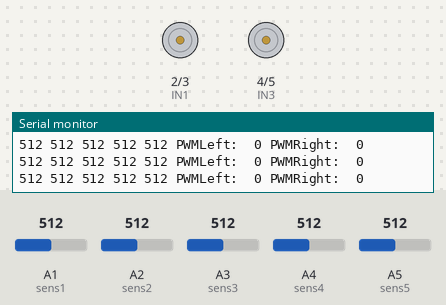
A sketch run on a simulated Arduino Uno, built with avr-gcc and run on an emulated ATmega328P. On the bench: motor-driver pin pairs drawn as motors (green arrow = first pin HIGH = forward, orange = second pin HIGH = backward, longer = more drive, scaled by the enable pin), the last lines printed to the serial monitor. The test bench sets the inputs (shaded band); at power-on: A2 (sens2) = 512, A1 (sens1) = 512, A3 (sens3) = 512, A4 (sens4) = 512, A5 (sens5) = 512.

Above: at 10.8 s.
10.9 s: A2 (sens2) set to 215
13.9 s: A2 (sens2) set to 185
At 14.3 s:
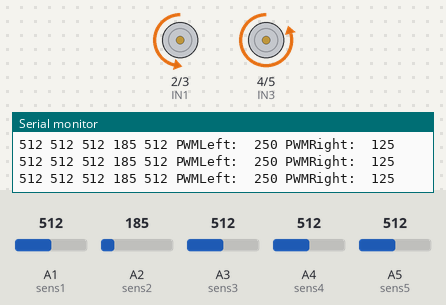
15.4 s: A1 (sens1) set to 217
18.4 s: A1 (sens1) set to 181
At 19.6 s:
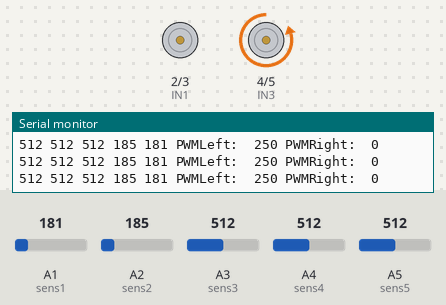
19.9 s: A3 (sens3) set to 110
21.4 s: A3 (sens3) set to 93
Timing chart, 0 to 24.4 s (numbered marks = the images above; inputs shaded):
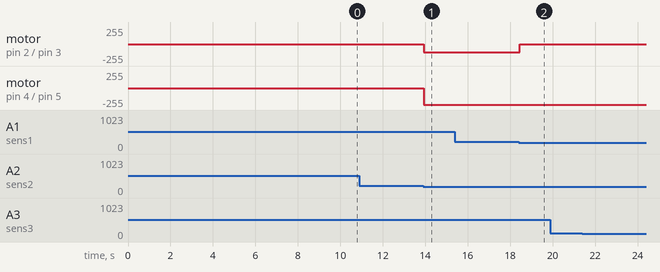

The sketch:

siguelineas_testeo.ino
```cpp
int IN1 = 2; int IN2 = 3; int IN3 = 4; int IN4 = 5;
int ENA = 10; int ENB = 11;
int sens1 = A1; int sens2 = A2; int sens3 = A3; int sens4 = A4; int sens5 = A5;
int pwmleft; int pwmright; int pwm = 250;
int read1; int read2; int read3; int read4; int read5;
unsigned long lasttime = 0;

void setup() {
  pinMode(IN1, OUTPUT);
  pinMode(IN2, OUTPUT);
  pinMode(IN3, OUTPUT);
  pinMode(IN4, OUTPUT);
  pinMode(ENA, OUTPUT);
  pinMode(ENB, OUTPUT);
  Serial.begin(9600);

}

void loop() {
  // Va de derecha a izquierda (5 - 4 - 3 - 2 - 1)
  if (millis() < 10000){
    delay(10000);
  }
  read1 = analogRead(sens1);
  read2 = analogRead(sens2);
  read3 = analogRead(sens3);
  read4 = analogRead(sens4);
  read5 = analogRead(sens5);

  Serial.print(read5);
  Serial.print(" ");
  Serial.print(read4);
  Serial.print(" ");
  Serial.print(read3);
  Serial.print(" ");
  Serial.print(read2);
  Serial.print(" ");
  Serial.print(read1);
  Serial.print(" ");


  if (read1 < 200){
    pwmleft = pwm;
    pwmright = 0;
    lasttime = millis();
    forward(pwmright,pwmleft);
  } else if (read2 < 200){
    pwmleft = pwm;
    pwmright = pwm/2;
    lasttime = millis();
    forward(pwmright,pwmleft);
  } else if (read3 < 200){
    pwmleft = pwm;
    pwmright = pwm;
    lasttime = millis();
    forward(pwm,pwm);
  } else if (read4 < 200){
    pwmleft = pwm/2;
    pwmright = pwm;
    lasttime = millis();
    forward(pwmright,pwmleft);
  } else if (read5 < 200){
    pwmleft = 0;
    pwmright = pwm;
    lasttime = millis();
    forward(pwmright,pwmleft);
  } else{
    if (millis() - lasttime >= 2000 || lasttime == 0){
      pwmleft = 0;
      pwmright = 0;
      stopped();
    }
  }

  Serial.print("PWMLeft: ");
  Serial.print(" ");
  Serial.print(pwmleft);
  Serial.print(" ");
  Serial.print("PWMRight: ");
  Serial.print(" ");
  Serial.println(pwmright);

}

void forward(int speed1, int speed2){
  digitalWrite(IN1, LOW);
  digitalWrite(IN2, HIGH);
  digitalWrite(IN3, LOW);
  digitalWrite(IN4, HIGH);
  analogWrite(ENA, speed1);
  analogWrite(ENB, speed2);
}

void stopped(){
  digitalWrite(IN1, LOW);
  digitalWrite(IN2, LOW);
  digitalWrite(IN3, LOW);
  digitalWrite(IN4, LOW);
 } 
```

Measured:
- the behaviour switches between 200 and 199 on A2 (sens2) (found by bisection; images 0 and 1)
- the behaviour switches between 200 and 199 on A1 (sens1) (found by bisection; images 1 and 2)
- after the input at 13.9 s, motor on pin 2 (IN1) / pin 3 (IN2): stopped → backward 125/255 at once; motor on pin 4 (IN3) / pin 5 (IN4): stopped → backward 250/255 at once
- after the input at 18.4 s, motor on pin 2 (IN1) / pin 3 (IN2): backward 125/255 → stopped after 0.05 s
